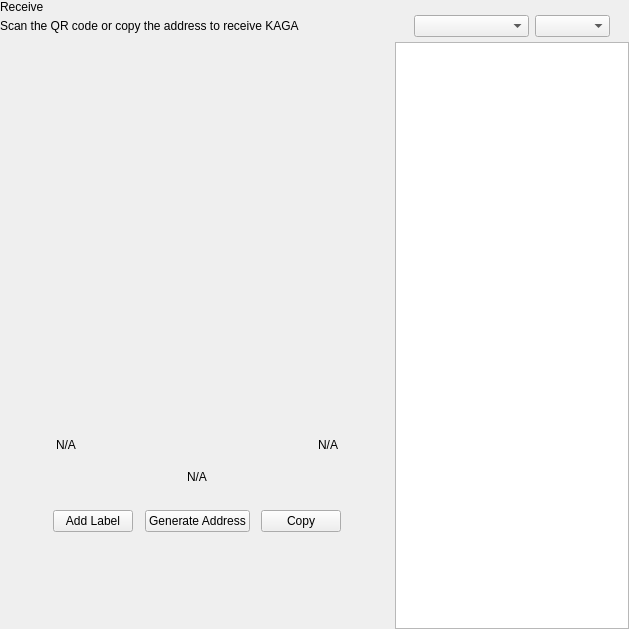
<?xml version="1.0" encoding="UTF-8"?>
<ui version="4.0">
 <class>ReceiveWidget</class>
 <widget class="QWidget" name="ReceiveWidget">
  <property name="geometry">
   <rect>
    <x>0</x>
    <y>0</y>
    <width>629</width>
    <height>629</height>
   </rect>
  </property>
  <property name="minimumSize">
   <size>
    <width>0</width>
    <height>0</height>
   </size>
  </property>
  <property name="windowTitle">
   <string>Form</string>
  </property>
  <layout class="QHBoxLayout" name="horizontalLayout_2" stretch="2,1">
   <property name="spacing">
    <number>0</number>
   </property>
   <property name="leftMargin">
    <number>0</number>
   </property>
   <property name="topMargin">
    <number>0</number>
   </property>
   <property name="rightMargin">
    <number>0</number>
   </property>
   <property name="bottomMargin">
    <number>0</number>
   </property>
   <item>
    <widget class="QWidget" name="left" native="true">
     <layout class="QVBoxLayout" name="verticalLayout_3">
      <property name="leftMargin">
       <number>0</number>
      </property>
      <property name="topMargin">
       <number>0</number>
      </property>
      <property name="rightMargin">
       <number>0</number>
      </property>
      <property name="bottomMargin">
       <number>0</number>
      </property>
      <item>
       <layout class="QVBoxLayout" name="verticalLayout_2">
        <property name="spacing">
         <number>0</number>
        </property>
        <property name="leftMargin">
         <number>0</number>
        </property>
        <item>
         <layout class="QHBoxLayout" name="horizontalLayout_3">
          <property name="spacing">
           <number>0</number>
          </property>
          <item>
           <layout class="QVBoxLayout" name="verticalLayout_4">
            <property name="spacing">
             <number>5</number>
            </property>
            <item>
             <widget class="QLabel" name="labelTitle">
              <property name="text">
               <string>Receive</string>
              </property>
             </widget>
            </item>
            <item alignment="Qt::AlignTop">
             <widget class="QLabel" name="labelSubtitle1">
              <property name="text">
               <string>Scan the QR code or copy the address to receive KAGA</string>
              </property>
             </widget>
            </item>
           </layout>
          </item>
          <item>
           <spacer name="horizontalSpacer">
            <property name="orientation">
             <enum>Qt::Horizontal</enum>
            </property>
            <property name="sizeHint" stdset="0">
             <size>
              <width>40</width>
              <height>20</height>
             </size>
            </property>
           </spacer>
          </item>
         </layout>
        </item>
        <item>
         <spacer name="verticalSpacer_2">
          <property name="orientation">
           <enum>Qt::Vertical</enum>
          </property>
          <property name="sizeType">
           <enum>QSizePolicy::Expanding</enum>
          </property>
          <property name="sizeHint" stdset="0">
           <size>
            <width>20</width>
            <height>50</height>
           </size>
          </property>
         </spacer>
        </item>
        <item alignment="Qt::AlignHCenter">
         <widget class="QWidget" name="layoutQR" native="true">
          <property name="maximumSize">
           <size>
            <width>510</width>
            <height>16777215</height>
           </size>
          </property>
          <layout class="QVBoxLayout" name="verticalLayoutQr">
           <item>
            <spacer name="verticalSpacer11">
             <property name="orientation">
              <enum>Qt::Vertical</enum>
             </property>
             <property name="sizeType">
              <enum>QSizePolicy::Fixed</enum>
             </property>
             <property name="sizeHint" stdset="0">
              <size>
               <width>20</width>
               <height>20</height>
              </size>
             </property>
            </spacer>
           </item>
           <item alignment="Qt::AlignHCenter">
            <widget class="QLabel" name="labelQrImg">
             <property name="minimumSize">
              <size>
               <width>260</width>
               <height>260</height>
              </size>
             </property>
             <property name="maximumSize">
              <size>
               <width>260</width>
               <height>260</height>
              </size>
             </property>
             <property name="text">
              <string/>
             </property>
             <property name="alignment">
              <set>Qt::AlignCenter</set>
             </property>
            </widget>
           </item>
           <item>
            <spacer name="verticalSpacer_21">
             <property name="orientation">
              <enum>Qt::Vertical</enum>
             </property>
             <property name="sizeType">
              <enum>QSizePolicy::Fixed</enum>
             </property>
             <property name="sizeHint" stdset="0">
              <size>
               <width>20</width>
               <height>30</height>
              </size>
             </property>
            </spacer>
           </item>
           <item>
            <widget class="QWidget" name="widget" native="true">
             <property name="minimumSize">
              <size>
               <width>0</width>
               <height>0</height>
              </size>
             </property>
             <layout class="QHBoxLayout" name="horizontalLayout_5">
              <item>
               <widget class="QLabel" name="labelLabel">
                <property name="text">
                 <string notr="true">N/A</string>
                </property>
               </widget>
              </item>
              <item>
               <spacer name="horizontalSpacer_2">
                <property name="orientation">
                 <enum>Qt::Horizontal</enum>
                </property>
                <property name="sizeHint" stdset="0">
                 <size>
                  <width>141</width>
                  <height>20</height>
                 </size>
                </property>
               </spacer>
              </item>
              <item>
               <widget class="QLabel" name="labelDate">
                <property name="text">
                 <string notr="true">N/A</string>
                </property>
                <property name="alignment">
                 <set>Qt::AlignRight|Qt::AlignTrailing|Qt::AlignVCenter</set>
                </property>
               </widget>
              </item>
             </layout>
            </widget>
           </item>
           <item>
            <widget class="QLabel" name="labelAddress">
             <property name="sizePolicy">
              <sizepolicy hsizetype="Expanding" vsizetype="Preferred">
               <horstretch>0</horstretch>
               <verstretch>0</verstretch>
              </sizepolicy>
             </property>
             <property name="minimumSize">
              <size>
               <width>300</width>
               <height>0</height>
              </size>
             </property>
             <property name="text">
              <string notr="true">N/A</string>
             </property>
             <property name="alignment">
              <set>Qt::AlignCenter</set>
             </property>
            </widget>
           </item>
           <item>
            <spacer name="verticalSpacer_4">
             <property name="orientation">
              <enum>Qt::Vertical</enum>
             </property>
             <property name="sizeType">
              <enum>QSizePolicy::Fixed</enum>
             </property>
             <property name="sizeHint" stdset="0">
              <size>
               <width>20</width>
               <height>20</height>
              </size>
             </property>
            </spacer>
           </item>
           <item>
            <layout class="QHBoxLayout" name="horizontalLayout_4">
             <item alignment="Qt::AlignHCenter">
              <widget class="QPushButton" name="pushButtonLabel">
               <property name="focusPolicy">
                <enum>Qt::NoFocus</enum>
               </property>
               <property name="text">
                <string>Add Label</string>
               </property>
              </widget>
             </item>
             <item alignment="Qt::AlignHCenter">
              <widget class="QPushButton" name="pushButtonNewAddress">
               <property name="focusPolicy">
                <enum>Qt::NoFocus</enum>
               </property>
               <property name="text">
                <string>Generate Address</string>
               </property>
              </widget>
             </item>
             <item alignment="Qt::AlignHCenter">
              <widget class="QPushButton" name="pushButtonCopy">
               <property name="focusPolicy">
                <enum>Qt::NoFocus</enum>
               </property>
               <property name="text">
                <string>Copy</string>
               </property>
              </widget>
             </item>
            </layout>
           </item>
           <item>
            <spacer name="verticalSpacer_3">
             <property name="orientation">
              <enum>Qt::Vertical</enum>
             </property>
             <property name="sizeType">
              <enum>QSizePolicy::Expanding</enum>
             </property>
             <property name="sizeHint" stdset="0">
              <size>
               <width>20</width>
               <height>20</height>
              </size>
             </property>
            </spacer>
           </item>
          </layout>
         </widget>
        </item>
        <item>
         <spacer name="verticalSpacer">
          <property name="orientation">
           <enum>Qt::Vertical</enum>
          </property>
          <property name="sizeHint" stdset="0">
           <size>
            <width>20</width>
            <height>40</height>
           </size>
          </property>
         </spacer>
        </item>
       </layout>
      </item>
     </layout>
    </widget>
   </item>
   <item>
    <widget class="QWidget" name="right" native="true">
     <layout class="QVBoxLayout" name="verticalLayout_5">
      <property name="spacing">
       <number>0</number>
      </property>
      <property name="leftMargin">
       <number>1</number>
      </property>
      <property name="topMargin">
       <number>0</number>
      </property>
      <property name="rightMargin">
       <number>0</number>
      </property>
      <property name="bottomMargin">
       <number>0</number>
      </property>
      <item>
       <layout class="QVBoxLayout" name="container_right">
        <property name="spacing">
         <number>0</number>
        </property>
        <property name="leftMargin">
         <number>0</number>
        </property>
        <property name="rightMargin">
         <number>0</number>
        </property>
        <item>
         <layout class="QVBoxLayout" name="verticalLayout">
          <property name="spacing">
           <number>6</number>
          </property>
          <property name="leftMargin">
           <number>19</number>
          </property>
          <property name="rightMargin">
           <number>19</number>
          </property>
          <item>
           <widget class="OptionButton" name="btnRequest" native="true"/>
          </item>
          <item>
           <widget class="OptionButton" name="btnMyAddresses" native="true">
            <property name="sizePolicy">
             <sizepolicy hsizetype="Preferred" vsizetype="Minimum">
              <horstretch>0</horstretch>
              <verstretch>0</verstretch>
             </sizepolicy>
            </property>
           </widget>
          </item>
         </layout>
        </item>
        <item>
         <widget class="QWidget" name="sortWidget" native="true">
          <layout class="QHBoxLayout" name="horizontalLayout_6">
           <property name="leftMargin">
            <number>19</number>
           </property>
           <property name="rightMargin">
            <number>19</number>
           </property>
           <property name="bottomMargin">
            <number>5</number>
           </property>
           <item>
            <spacer name="horizontalSpacer_3">
             <property name="orientation">
              <enum>Qt::Horizontal</enum>
             </property>
             <property name="sizeHint" stdset="0">
              <size>
               <width>40</width>
               <height>20</height>
              </size>
             </property>
            </spacer>
           </item>
           <item>
            <widget class="QComboBox" name="comboBoxSort">
             <property name="sizePolicy">
              <sizepolicy hsizetype="Preferred" vsizetype="Fixed">
               <horstretch>0</horstretch>
               <verstretch>0</verstretch>
              </sizepolicy>
             </property>
             <property name="minimumSize">
              <size>
               <width>115</width>
               <height>0</height>
              </size>
             </property>
            </widget>
           </item>
           <item>
            <widget class="QComboBox" name="comboBoxSortOrder">
             <property name="sizePolicy">
              <sizepolicy hsizetype="Preferred" vsizetype="Fixed">
               <horstretch>0</horstretch>
               <verstretch>0</verstretch>
              </sizepolicy>
             </property>
             <property name="minimumSize">
              <size>
               <width>75</width>
               <height>0</height>
              </size>
             </property>
            </widget>
           </item>
          </layout>
         </widget>
        </item>
        <item>
         <widget class="QListView" name="listViewAddress"/>
        </item>
       </layout>
      </item>
     </layout>
    </widget>
   </item>
  </layout>
 </widget>
 <customwidgets>
  <customwidget>
   <class>OptionButton</class>
   <extends>QWidget</extends>
   <header>qt/pivx/optionbutton.h</header>
   <container>1</container>
  </customwidget>
 </customwidgets>
 <resources/>
 <connections/>
</ui>
